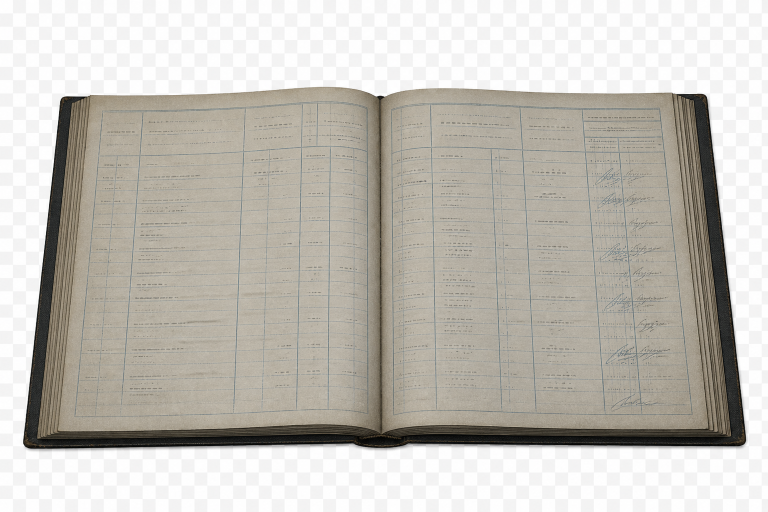
#> input picture image/edit_jobs/u4-court-archive-4115-v1/detail_master_raw.png, 1535 x 1024 px (shown at 1/2 size)
$ python extract_transparent_master.py
#> lines starting #> are read from the running program, lines starting #| are printed output that depends on the picture; after the words box and inside, x2 and y2 are one past the last pixel; in counts of white or black regions, pixels touching at a corner belong together
from pathlib import Path
import hashlib
import json

import numpy as np
from PIL import Image, ImageDraw, ImageFilter


JOB = Path(__file__).resolve().parent
SOURCE = JOB / "detail_master_raw.png"
OUTPUT = JOB / "detail_master_transparent.png"
MASK = JOB / "detail_master_alpha_mask.png"
REPORT = JOB / "detail_master_extraction.json"

rgb_image = Image.open(SOURCE).convert("RGB")
#> rgb_image is the input picture: PIL image 1535x1024 RGB; mean R, G, B 193.1, 189.7, 182.3
rgb = np.asarray(rgb_image, dtype=np.float32)
value = rgb.mean(axis=2)
chroma = rgb.max(axis=2) - rgb.min(axis=2)
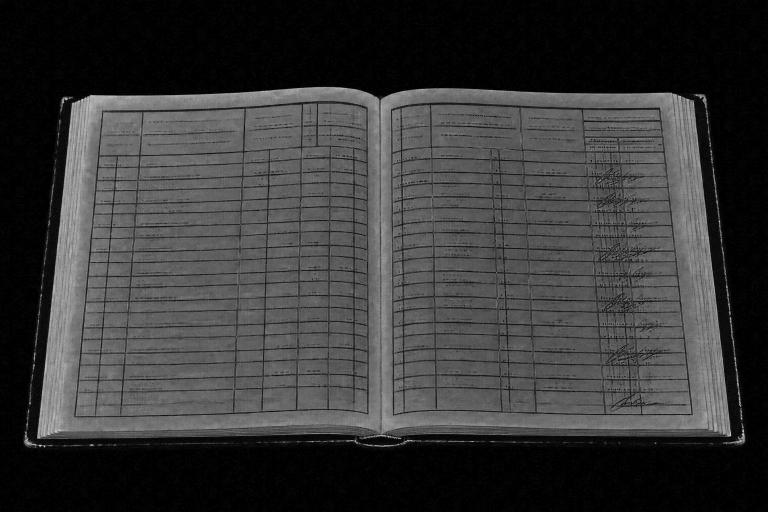
#> chroma: shape (1024, 1535) float32 (shown at 1/2 size); min 0, max 51, mean 11.3; drawn with min black and max white

# The ledger is a single solid object. Authorize its observed outer contour,
# preserve that contour's eroded interior at full opacity, and use the known
# near-white neutral checker palette only in a narrow outer antialias band.
# This avoids turning harmless checker noise into alpha residue while retaining
# the generated paper, binding, wear, rules, and signatures byte-for-byte.
outer_points = [
    (123, 191),
    (650, 176),
    (705, 179),
    (758, 198),
    (806, 183),
    (852, 178),
    (1405, 190),
    (1420, 209),
    (1489, 883),
    (1472, 890),
    (832, 898),
    (786, 892),
    (748, 900),
    (56, 890),
    (49, 881),
]
outer = Image.new("L", rgb_image.size, 0)
#> outer: PIL image 1535x1024 L; every value is 0
ImageDraw.Draw(outer).polygon(outer_points, fill=255)
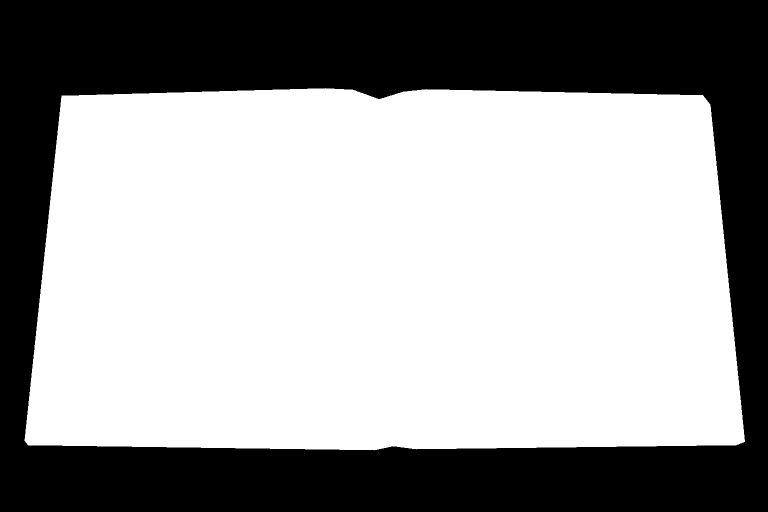
#> outer: PIL image 1535x1024 L (shown at 1/2 size); 61.9% white; 1 black region, box (x1, y1, x2, y2) and area: (0, 0, 1535, 1024) 599091
inner = outer.filter(ImageFilter.MinFilter(15))
#> inner: PIL image 1535x1024 L; 60% white; 1 black region, box (x1, y1, x2, y2) and area: (0, 0, 1535, 1024) 629513

outer_array = np.asarray(outer, dtype=np.float32) / 255.0
inner_array = np.asarray(inner, dtype=np.float32) / 255.0
edge_band = np.clip(outer_array - inner_array, 0.0, 1.0)
#> edge_band: shape (1024, 1535) float32; values 0 (black) and 1 (white), 1.9% white; 1 white region, box (x1, y1, x2, y2) and area: (49, 176, 1490, 901) 30422

neutral = np.clip(1.0 - np.maximum(chroma - 4.0, 0.0) / 10.0, 0.0, 1.0)
bright = np.clip((value - 224.0) / 19.0, 0.0, 1.0)
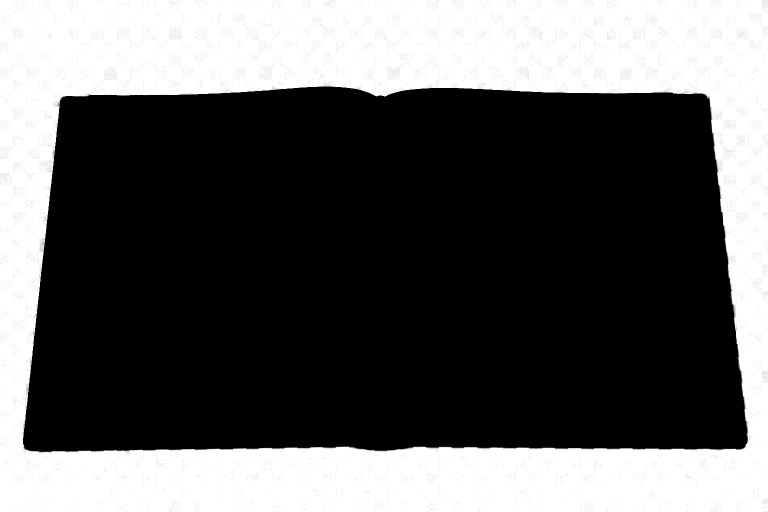
#> bright: shape (1024, 1535) float32 (shown at 1/2 size); min 0, max 1, mean 0.374
edge_foreground = 1.0 - neutral * bright
alpha_float = np.maximum(inner_array, edge_band * edge_foreground)

# Remove the last baked-checker highlights immediately below the dark lower
# binding. This is limited to the observed bottom contour; beige page layers
# and the charcoal binding remain because they are materially darker and/or
# more chromatic than the neutral checker.
row_index = np.arange(rgb_image.height, dtype=np.float32)[:, None]
#> row_index = 1024 values from 0 to 1023
bottom_checker_residue = (row_index >= 870) & (value >= 226.0) & (chroma <= 12.0)
#> bottom_checker_residue: shape (1024, 1535) bool; 12.5% white; 3 white regions (2 under 20 px), largest, box (x1, y1, x2, y2) and area: (0, 870, 1535, 1024) 197100
alpha_float[bottom_checker_residue] = 0.0
#> alpha_float: shape (1024, 1535) float32; min 0, max 1, mean 0.617

alpha_image = Image.fromarray(
    np.clip(np.rint(alpha_float * 255.0), 0, 255).astype(np.uint8), "L"
).filter(ImageFilter.MinFilter(5)).filter(ImageFilter.GaussianBlur(0.6))
alpha = np.asarray(alpha_image, dtype=np.uint8)

# Decontaminate semitransparent fringe RGB by propagating the nearest opaque
# ledger-edge colors outward. This prevents the baked white checker from
# producing a light halo when the RGBA master is viewed on a dark background.
rgb_u8 = rgb.astype(np.uint8)
clean_rgb = rgb_u8.copy()
known = alpha >= 250
#> known: shape (1024, 1535) bool; 60.8% white; 1 black region, box (x1, y1, x2, y2) and area: (0, 0, 1535, 1024) 615567
pending = (alpha > 0) & ~known
#> pending: shape (1024, 1535) bool; 0.82% white; 1 white region, box (x1, y1, x2, y2) and area: (49, 177, 1490, 900) 12907

for _ in range(24):
    if not pending.any():
        break
    color_sum = np.zeros_like(clean_rgb, dtype=np.uint32)
    count = np.zeros(alpha.shape, dtype=np.uint16)

    for dy, dx in ((-1, 0), (1, 0), (0, -1), (0, 1)):
        src_y = slice(max(0, -dy), min(alpha.shape[0], alpha.shape[0] - dy))
        src_x = slice(max(0, -dx), min(alpha.shape[1], alpha.shape[1] - dx))
        dst_y = slice(max(0, dy), min(alpha.shape[0], alpha.shape[0] + dy))
        dst_x = slice(max(0, dx), min(alpha.shape[1], alpha.shape[1] + dx))
        neighbor_known = known[src_y, src_x]
        color_sum[dst_y, dst_x] += clean_rgb[src_y, src_x] * neighbor_known[..., None]
        count[dst_y, dst_x] += neighbor_known.astype(np.uint16)

    fill = pending & (count > 0)
    if not fill.any():
        break
    clean_rgb[fill] = np.rint(
        color_sum[fill] / count[fill][:, None]
    ).astype(np.uint8)
    known[fill] = True
    pending[fill] = False
#> this loop made 7 passes
#> pass 1, `fill = pending & (count > 0)`:
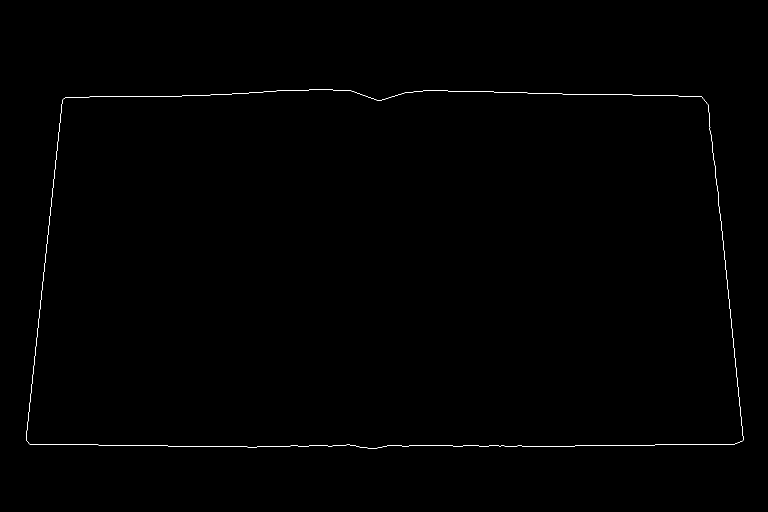
#> fill: shape (1024, 1535) bool (shown at 1/2 size); 0.26% white in thin lines or dots, all inside (x1, y1, x2, y2) = (52, 179, 1487, 898)
#> after the loop:
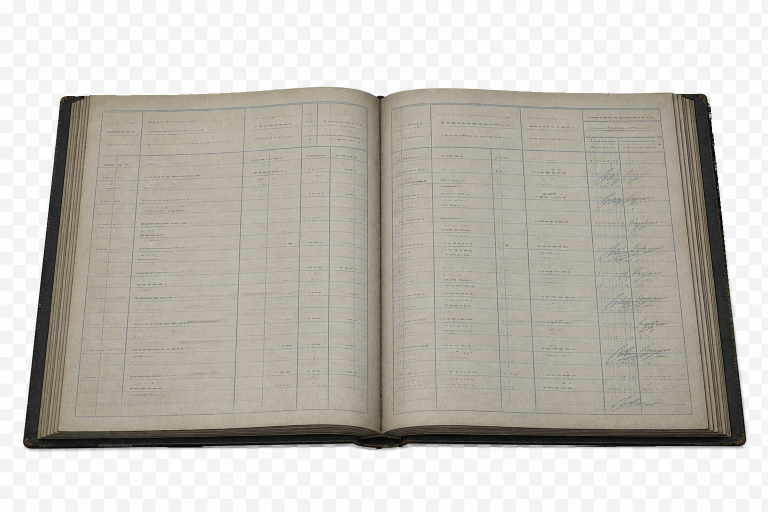
#> clean_rgb: shape (1024, 1535, 3) (shown at 1/2 size); 0.82% of pixels changed, all inside (x1, y1, x2, y2) = (49, 177, 1490, 900)
#> after the loop:
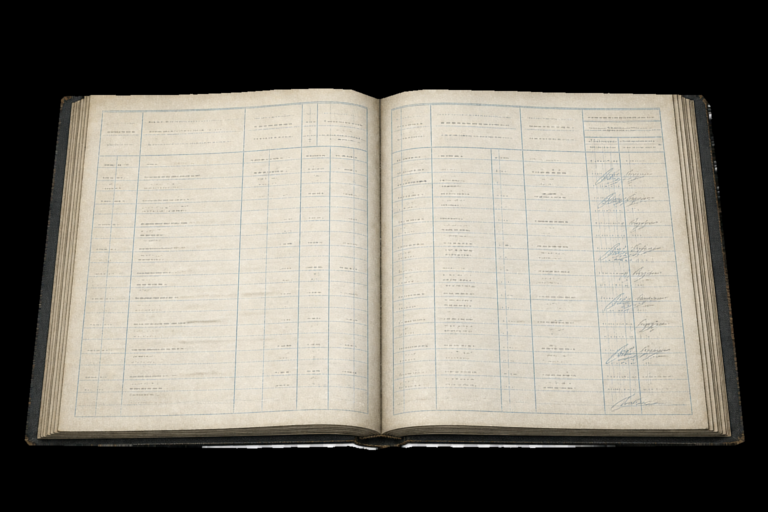
#> color_sum: shape (1024, 1535, 3) uint32 (shown at 1/2 size); mean R, G, B 393.5, 380, 350.6; drawn with min black and max white
#> after the loop:
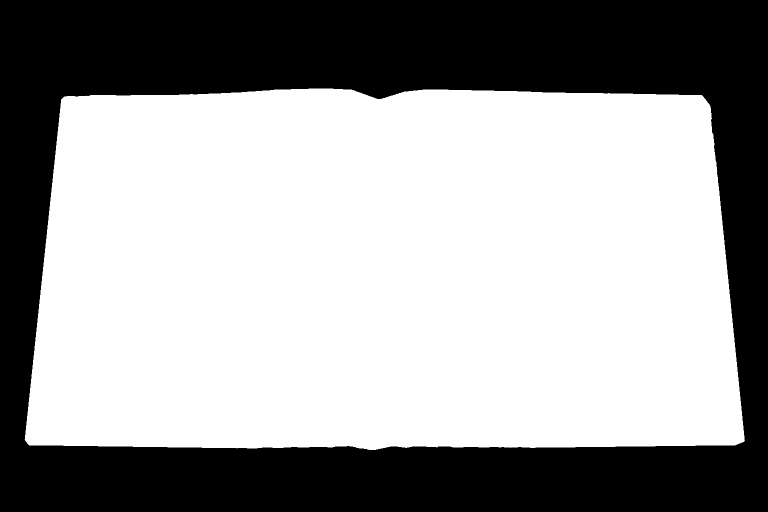
#> known: shape (1024, 1535) bool (shown at 1/2 size); 61.7% white; 1 black region, box (x1, y1, x2, y2) and area: (0, 0, 1535, 1024) 602660

rgba = np.dstack([clean_rgb, alpha])
rgba[alpha == 0, :3] = 0
Image.fromarray(rgba, "RGBA").save(OUTPUT)
Image.fromarray(alpha, "L").save(MASK)


def sha256(path: Path) -> str:
    digest = hashlib.sha256()
    with path.open("rb") as handle:
        for chunk in iter(lambda: handle.read(1024 * 1024), b""):
            digest.update(chunk)
    return digest.hexdigest()


bbox = Image.fromarray(alpha, "L").getbbox()
#> bbox = (49, 177, 1490, 900)
REPORT.write_text(
    json.dumps(
        {
            "version": 1,
            "method": "deterministic-neutral-checkerboard-alpha-recovery",
            "source": str(SOURCE),
            "sourceSha256": sha256(SOURCE),
            "output": str(OUTPUT),
            "outputSha256": sha256(OUTPUT),
            "mask": str(MASK),
            "maskSha256": sha256(MASK),
            "size": list(rgb_image.size),
            "mode": "RGBA",
            "alphaBounds": list(bbox) if bbox else None,
            "transparentRgbZeroed": True,
        },
        ensure_ascii=False,
        indent=2,
    )
    + "\n",
    encoding="utf-8",
)

$ run again, with image/edit_jobs/u4-court-archive-4115-v1/SC4003_item_4115_big.png copied over image/edit_jobs/u4-court-archive-4115-v1/detail_master_raw.png
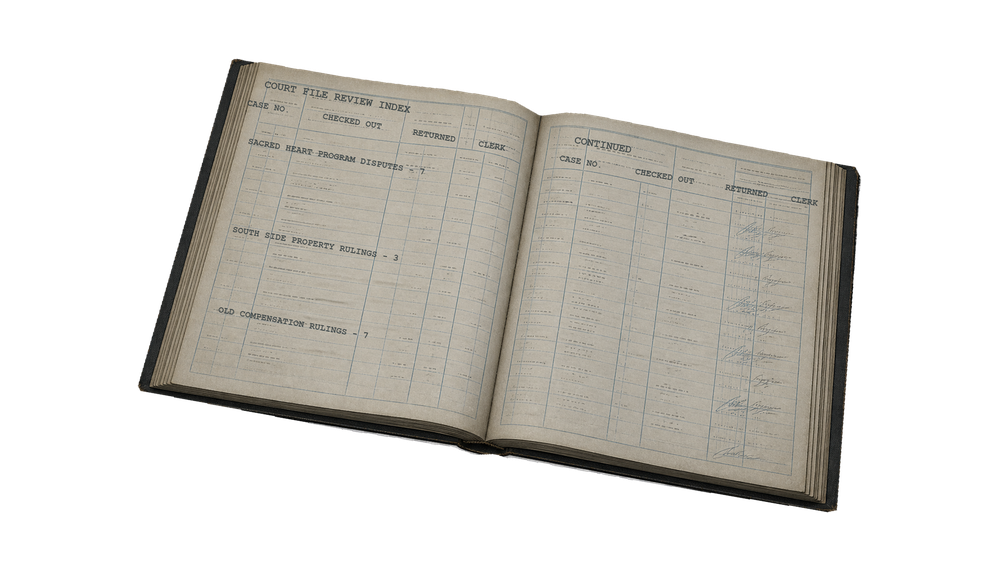
#> input picture image/edit_jobs/u4-court-archive-4115-v1/SC4003_item_4115_big.png, 1000 x 571 px
#> inner: PIL image 1000x571 L; 59.2% white; 1 black region, box (x1, y1, x2, y2) and area: (0, 0, 1000, 571) 232846
#> outer_array: shape (571, 1000) float32; values 0 (black) and 1 (white), 60.9% white; 1 black region, box (x1, y1, x2, y2) and area: (0, 0, 1000, 571) 223413
#> edge_band: shape (571, 1000) float32; values 0 (black) and 1 (white), 1.7% white; 1 white region, box (x1, y1, x2, y2) and area: (82, 176, 1000, 571) 9433
#> bright: shape (571, 1000) float32; values 0 (black) and 1 (white), 0.04% white in thin lines or dots, all inside (x1, y1, x2, y2) = (271, 61, 825, 489)
#> pending: shape (571, 1000) bool; 0.68% white; 1 white region, box (x1, y1, x2, y2) and area: (83, 177, 1000, 571) 3857
#> after the loop `for _ in range(24):`:
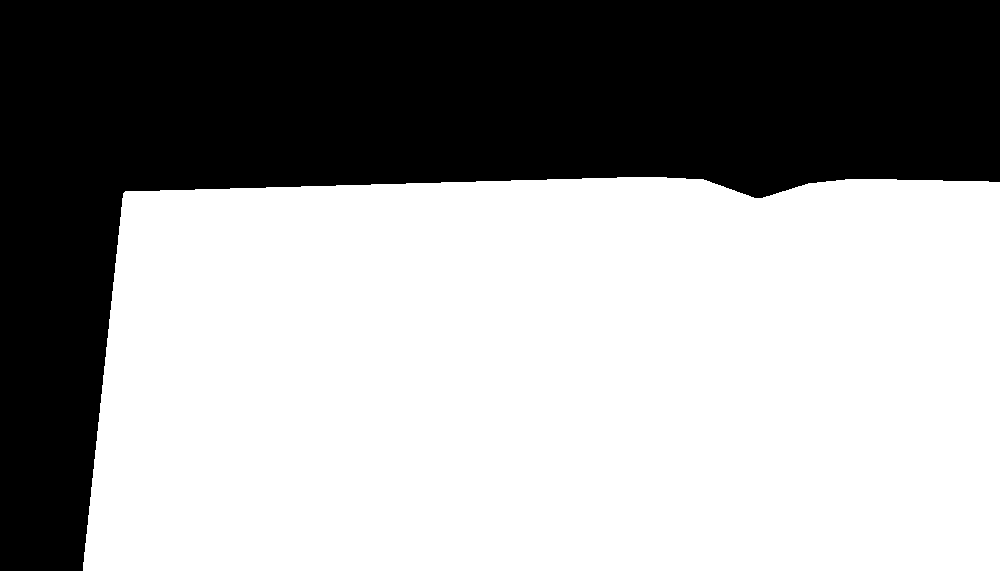
#> known: shape (571, 1000) bool; 60.8% white; 1 black region, box (x1, y1, x2, y2) and area: (0, 0, 1000, 571) 223614
#> `rgba[alpha == 0, :3] = 0`:
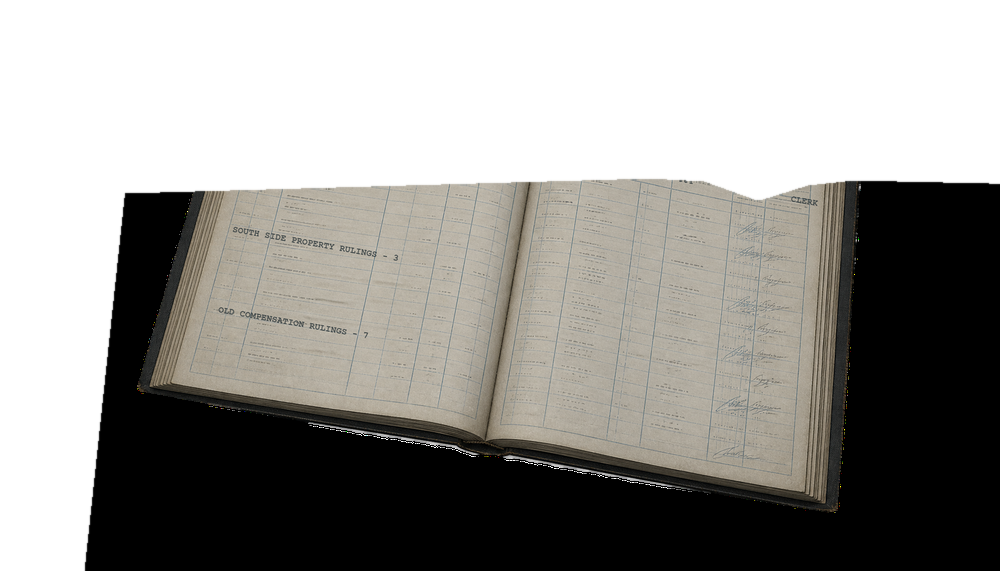
#> rgba: shape (571, 1000, 4); mean R, G, B, A 51.7, 50, 46.2, 154; transparent parts drawn white
#> bbox = (83, 177, 1000, 571)
